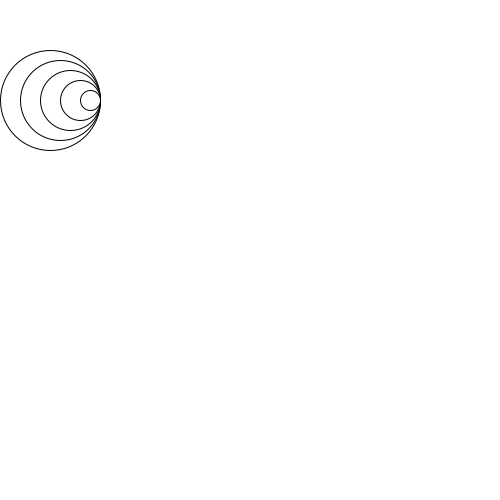
Frame 1 (no input)
Frame 60 (the mouse pressed at the canvas centre just before this capture): identical to frame 1, image omitted
Frame 120 (the mouse held since frame 60 and released just before this capture): identical to frame 1, image omitted

The Processing sketch that drew this single still picture (run headless with seeded random() and noise(); from frame 60 on, the mouse is pressed at the canvas centre):

// Processing sketch: H9_opdracht_6
// ── H9_opdracht_6.pde
void setup (){
size (500,500);

}

void draw (){
  background(255,255,255);
  
  int cirkel= 100;
  
  for (int i = 0; i < 5; i++){
  
    ellipse(100 - cirkel/2,100,cirkel,cirkel);
  cirkel -= 20;
  }






}
